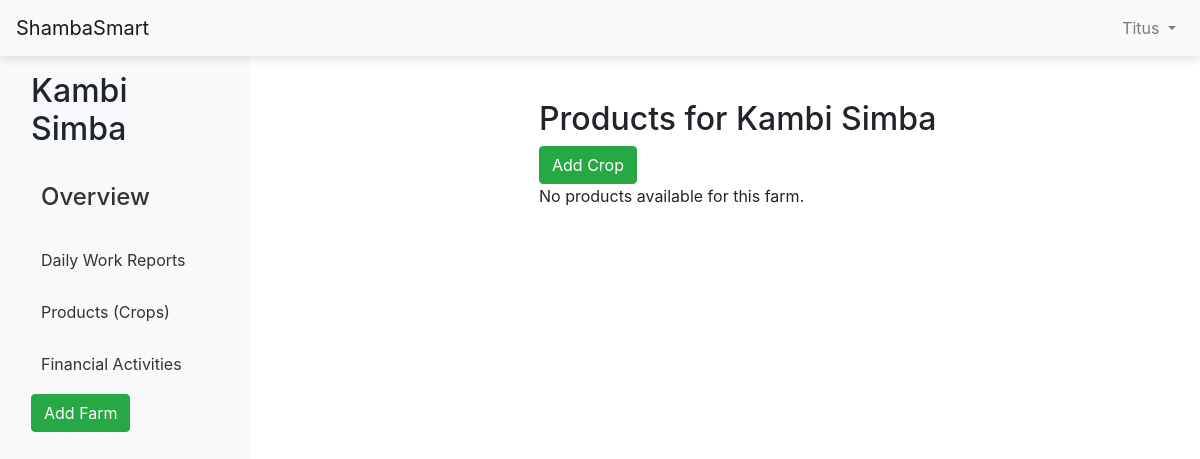
The app's page /products (signed in), older data.
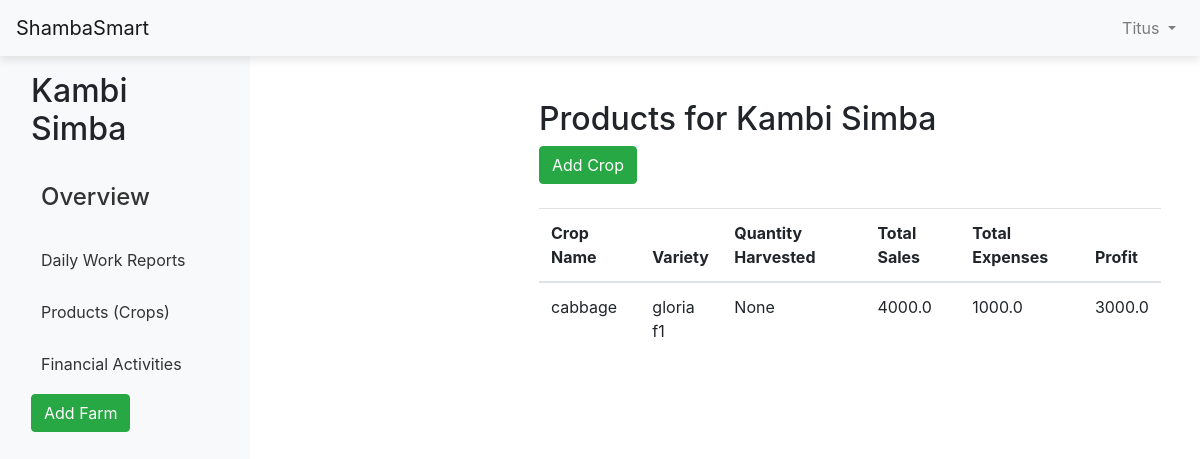
The same page, newer data.
### website/models.py (models this page shows)
class Crop(db.Model):
    crop_id = db.Column(db.Integer, primary_key=True)
    farm_id = db.Column(db.Integer, db.ForeignKey('farm.id'), nullable=False) # linking it to farm
    crop_name = db.Column(db.String(80), nullable=False)
    variety = db.Column(db.String(100), nullable=False)
    quantity = db.Column(db.Integer, nullable=False)
    quantity_unit = db.Column(db.String(50), nullable=False, default='grams')
    date_planted = db.Column(db.Date, default=func.now())
    quantity_harvested = db.Column(db.Float, nullable=True)  # Quantity of harvest
    stages = db.relationship('PlantStage', backref='crop', lazy=True)
    image = db.Column(db.String(200), nullable=True)  # For storing the image path
    farmer_id = db.Column(db.Integer, db.ForeignKey('farmer.id'), nullable=False)
    farmer = db.relationship('Farmer', back_populates='crops')
    expenses = db.relationship('Expense', back_populates='crop', lazy=True)
    sales = db.relationship('Sale', back_populates='crop', lazy=True)
    def total_cost(self):
        return sum(expense.amount for expense in self.expenses)
    def total_retail(self):
        return sum(sale.total_sale for sale in self.sales)  # Adjust based on your sales model
    def calculate_profit(self):
        return self.total_retail() - self.total_cost()

### website/views.py (the view, shortened to what this page needs)
@views.route('/products', methods=['GET', 'POST'])
@login_required
def products():
    farm = Farm.query.filter_by(farmer_id=current_user.id).first()
    crops = Crop.query.filter_by(farm_id=farm.id).all()
    for crop in crops:
        crop.total_expenses = crop.total_cost()
        crop.total_sales = crop.total_retail()
        crop.profit = crop.calculate_profit()
    return render_template('products.html', farm=farm, crops=crops)

### website/templates/products.html (shortened to what this page needs)
{% extends 'base.html' %}
{% block content %}
<div class="container mt-4">
    <h2>Products for {{ farm.name }}</h2>
    <button type="button" class="btn btn-success" data-toggle="modal" data-target="#addCropModal">
        Add Crop
    </button>
    {% if crops %}
        <table class="table mt-4">
            <thead>
                <tr>
                    <th>Crop Name</th>
                    <th>Variety</th>
                    <th>Quantity Harvested</th>
                    <th>Total Sales</th>
                    <th>Total Expenses</th>
                    <th>Profit</th>
                </tr>
            </thead>
            <tbody>
                {% for crop in crops %}
                    <tr>
                        <td>{{ crop.crop_name }}</td>
                        <td>{{ crop.variety }}</td>
                        <td>{{ crop.quantity_harvested }}</td>
                        <td>{{ crop.total_sales }}</td>
                        <td>{{ crop.total_expenses }}</td>
                        <td>{{ crop.total_sales - crop.total_expenses }}</td>
                    </tr>
                {% endfor %}
            </tbody>
        </table>
    {% else %}
        <p>No products available for this farm.</p>
    {% endif %}
</div>
{% endblock %}

Row changes from the older to the newer data that the page shows:
added Crop: crop_name "cabbage", variety "gloria f1", quantity_harvested "None", total_sales "4000.0", total_expenses "1000.0", total_sales "3000.0"
Text that changed along with them:
text no longer shown: "No products available for this farm."
text now shown: "Crop Name Variety Quantity Harvested Total Sales Total Expenses Profit"
